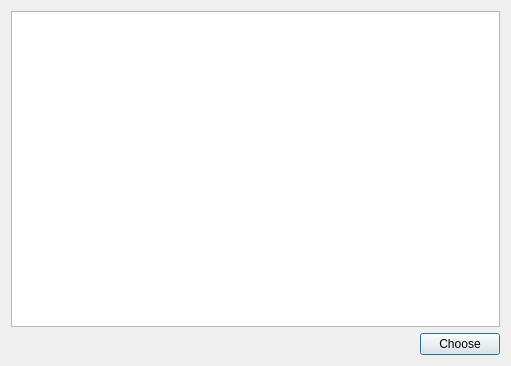
<?xml version="1.0" encoding="UTF-8"?>
<ui version="4.0">
 <class>vehicleChooseDialog</class>
 <widget class="QDialog" name="vehicleChooseDialog">
  <property name="geometry">
   <rect>
    <x>0</x>
    <y>0</y>
    <width>511</width>
    <height>366</height>
   </rect>
  </property>
  <property name="windowTitle">
   <string>Dialog</string>
  </property>
  <layout class="QVBoxLayout" name="verticalLayout">
   <item>
    <widget class="QTableWidget" name="vehicleShowTableWidget"/>
   </item>
   <item>
    <layout class="QHBoxLayout" name="horizontalLayout">
     <item>
      <spacer name="horizontalSpacer">
       <property name="orientation">
        <enum>Qt::Horizontal</enum>
       </property>
       <property name="sizeHint" stdset="0">
        <size>
         <width>40</width>
         <height>20</height>
        </size>
       </property>
      </spacer>
     </item>
     <item>
      <widget class="QPushButton" name="choosePushButton">
       <property name="text">
        <string>Choose</string>
       </property>
      </widget>
     </item>
    </layout>
   </item>
  </layout>
 </widget>
 <resources/>
 <connections/>
</ui>
